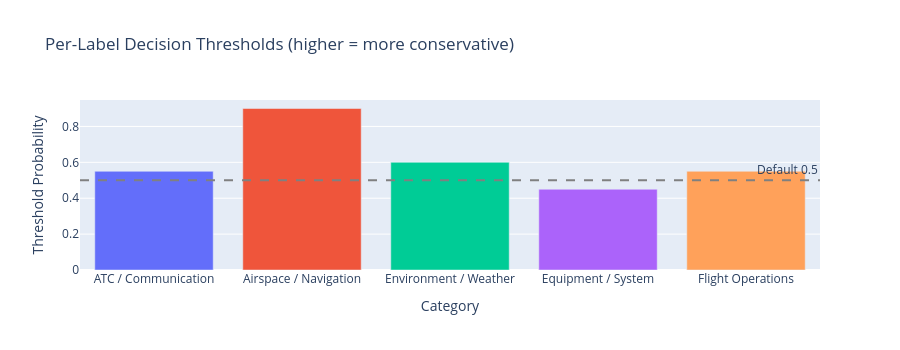

Write notebook code for a chart like this one.
### Markdown cell above
## 7. Model Tier Architecture & Per-Label Thresholds

### Code cell
import joblib

try:
    tfidf_model = joblib.load(MODELS / "category_tfidf_baseline.joblib")
    label_names = tfidf_model["label_names"]
    thresholds  = tfidf_model["thresholds"]

    thresh_df = pd.DataFrame([
        {"Category": LABEL_DISPLAY.get(l, l), "Threshold": thresholds[l]}
        for l in label_names
    ]).set_index("Category")
    print("Per-label decision thresholds (tuned on validation set):")
    print(thresh_df.to_string())

    fig = px.bar(
        x=[LABEL_DISPLAY.get(l, l) for l in label_names],
        y=[thresholds[l] for l in label_names],
        color=[LABEL_COLORS.get(l, "#999") for l in label_names],
        title="Per-Label Decision Thresholds (higher = more conservative)",
        labels={"x": "Category", "y": "Threshold Probability"},
    )
    fig.add_hline(y=0.5, line_dash="dash", line_color="gray", annotation_text="Default 0.5")
    fig.update_layout(height=350, showlegend=False)
    fig.show()

except FileNotFoundError:
    print("TF-IDF model not found — run scripts/run_phase3.py first.")

### Figure 1 — Plotly figure (JSON) as saved in the notebook; plotly's stock layout.template omitted (floating-point values rounded to 4 significant figures)
{"data": [{"hovertemplate": "color=#3498db<br>Category=%{x}<br>Threshold Probability=%{y}<extra></extra>", "legendgroup": "#3498db", "marker": {"color": "#636efa", "pattern": {"shape": ""}}, "name": "#3498db", "orientation": "v", "showlegend": true, "textposition": "auto", "type": "bar", "x": ["ATC / Communication"], "xaxis": "x", "y": [0.55], "yaxis": "y"}, {"hovertemplate": "color=#9b59b6<br>Category=%{x}<br>Threshold Probability=%{y}<extra></extra>", "legendgroup": "#9b59b6", "marker": {"color": "#EF553B", "pattern": {"shape": ""}}, "name": "#9b59b6", "orientation": "v", "showlegend": true, "textposition": "auto", "type": "bar", "x": ["Airspace / Navigation"], "xaxis": "x", "y": [0.9], "yaxis": "y"}, {"hovertemplate": "color=#2ecc71<br>Category=%{x}<br>Threshold Probability=%{y}<extra></extra>", "legendgroup": "#2ecc71", "marker": {"color": "#00cc96", "pattern": {"shape": ""}}, "name": "#2ecc71", "orientation": "v", "showlegend": true, "textposition": "auto", "type": "bar", "x": ["Environment / Weather"], "xaxis": "x", "y": [0.6], "yaxis": "y"}, {"hovertemplate": "color=#e67e22<br>Category=%{x}<br>Threshold Probability=%{y}<extra></extra>", "legendgroup": "#e67e22", "marker": {"color": "#ab63fa", "pattern": {"shape": ""}}, "name": "#e67e22", "orientation": "v", "showlegend": true, "textposition": "auto", "type": "bar", "x": ["Equipment / System"], "xaxis": "x", "y": [0.45], "yaxis": "y"}, {"hovertemplate": "color=#e74c3c<br>Category=%{x}<br>Threshold Probability=%{y}<extra></extra>", "legendgroup": "#e74c3c", "marker": {"color": "#FFA15A", "pattern": {"shape": ""}}, "name": "#e74c3c", "orientation": "v", "showlegend": true, "textposition": "auto", "type": "bar", "x": ["Flight Operations"], "xaxis": "x", "y": [0.55], "yaxis": "y"}], "layout": {"annotations": [{"showarrow": false, "text": "Default 0.5", "x": 1, "xanchor": "right", "xref": "x domain", "y": 0.5, "yanchor": "bottom", "yref": "y"}], "barmode": "relative", "height": 350, "legend": {"title": {"text": "color"}, "tracegroupgap": 0}, "shapes": [{"line": {"color": "gray", "dash": "dash"}, "type": "line", "x0": 0, "x1": 1, "xref": "x domain", "y0": 0.5, "y1": 0.5, "yref": "y"}], "showlegend": false, "title": {"text": "Per-Label Decision Thresholds (higher = more conservative)"}, "xaxis": {"anchor": "y", "domain": [0, 1], "title": {"text": "Category"}}, "yaxis": {"anchor": "x", "domain": [0, 1], "title": {"text": "Threshold Probability"}}}}
